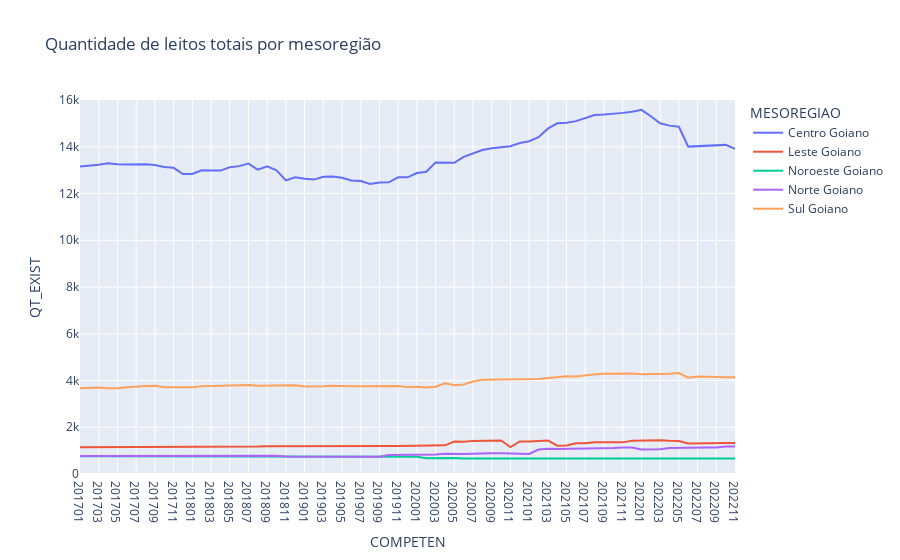

This figure's notebook cell:
### Code cell
px.line(leitos_por_regiao, x="COMPETEN", y="QT_EXIST", color="MESOREGIAO", title="Quantidade de leitos totais por mesoregião", range_y=[0, 16000])
